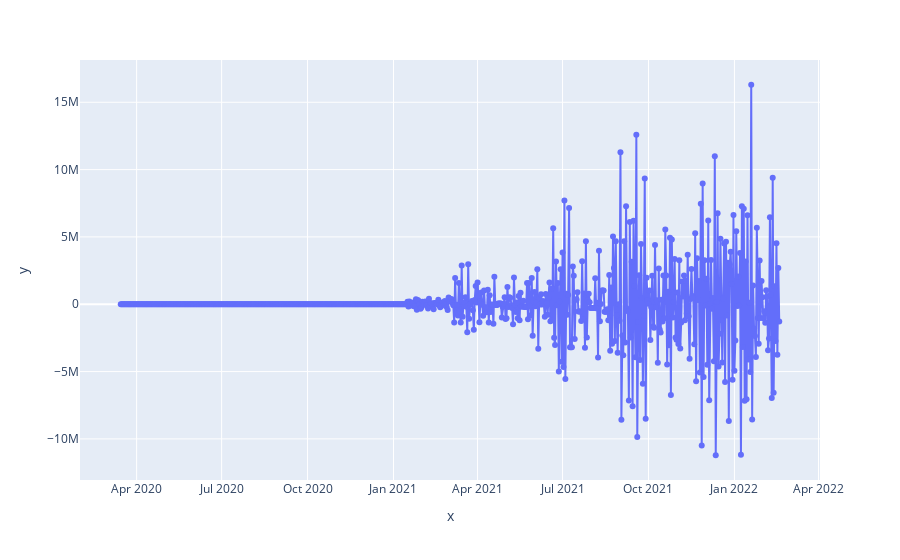

Notebook source saved alongside this figure:
### Code cell
fig = px.line(x=covid_data2['date'], y=covid_data2.delta_new_vaccinations, markers=True)
fig.show()

### Figure 1 — Plotly figure (JSON) as saved in the notebook; plotly's stock layout.template omitted (floating-point values rounded to 4 significant figures; data arrays with more than 128 entries replaced by an {"elided": "..."} marker saying what was removed)
{"data": [{"hovertemplate": "x=%{x}<br>y=%{y}<extra></extra>", "legendgroup": "", "line": {"color": "#636efa", "dash": "solid"}, "marker": {"symbol": "circle"}, "mode": "lines+markers", "name": "", "orientation": "v", "showlegend": false, "type": "scatter", "x": {"elided": "706 str values"}, "xaxis": "x", "y": {"elided": "706 int values"}, "yaxis": "y"}], "layout": {"legend": {"tracegroupgap": 0}, "margin": {"t": 60}, "xaxis": {"anchor": "y", "domain": [0, 1], "title": {"text": "x"}}, "yaxis": {"anchor": "x", "domain": [0, 1], "title": {"text": "y"}}}}
